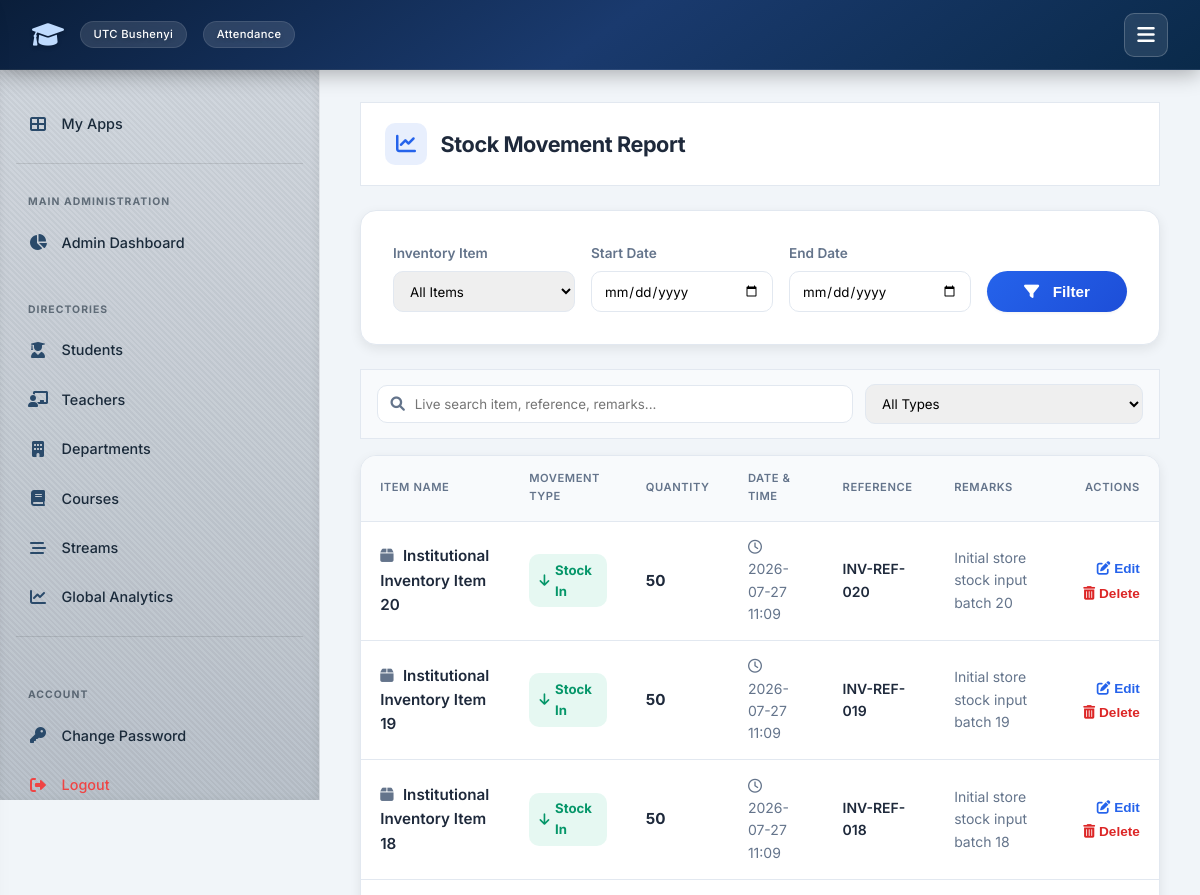
The app's page /inventory/stock-report/ (signed in, upper part), older data.
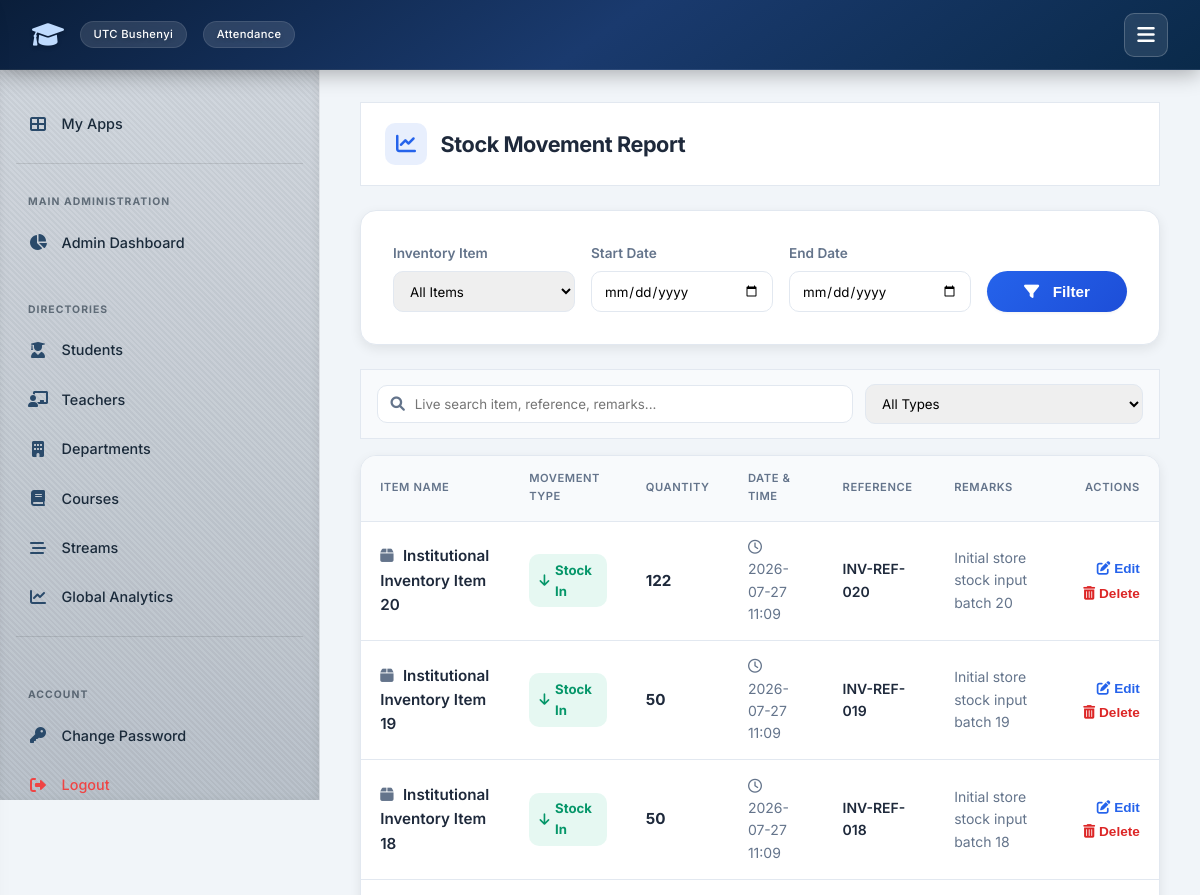
The same page, newer data.
### attendance/models.py (models this page shows, shortened)
class StockMovement(models.Model):
    MOVEMENT_TYPES = [('IN','Stock In'), ('OUT','Stock Out')]
    item = models.ForeignKey(InventoryItem, on_delete=models.CASCADE, related_name='movements')
    quantity = models.IntegerField()  # positive for IN, negative for OUT
    movement_type = models.CharField(max_length=3, choices=MOVEMENT_TYPES)
    date = models.DateTimeField(auto_now_add=True)
    reference = models.CharField(max_length=100, blank=True)  # e.g., invoice number
    remarks = models.TextField(blank=True)

class InventoryItem(models.Model):
    CATEGORY_CHOICES = [
        ('FURNITURE', 'Furniture'),
        ('ELECTRONICS', 'Electronics'),
        ('STATIONERY', 'Stationery'),
        ('SPORTS', 'Sports Equipment'),
        ('LAB', 'Lab Equipment'),
        ('OTHER', 'Other'),
    ]
    name = models.CharField(max_length=255)
    category = models.CharField(max_length=20, choices=CATEGORY_CHOICES, default='OTHER')
    quantity = models.PositiveIntegerField(default=0)
    unit_price = models.DecimalField(max_digits=10, decimal_places=2, default=0)
    supplier = models.ForeignKey(Supplier, on_delete=models.SET_NULL, null=True, blank=True, related_name='items')
    location = models.CharField(max_length=255, blank=True)  # e.g., store room
    reorder_level = models.PositiveIntegerField(default=10)
    description = models.TextField(blank=True)

### attendance/views_admin.py (the view, shortened to what this page needs)
# urls.py: path('inventory/stock-report/', views_admin.stock_report, name='stock_report'),
@login_required
def stock_report(request):
    if request.user.role != User.IS_ADMIN:
        return HttpResponse("Unauthorized", status=403)
    item_id = request.GET.get('item')
    start_date = request.GET.get('start_date')
    end_date = request.GET.get('end_date')
    movements = StockMovement.objects.select_related('item').all().order_by('-date')
    if item_id:
        movements = movements.filter(item_id=item_id)
    if start_date and end_date:
        movements = movements.filter(date__date__range=[start_date, end_date])
    items = InventoryItem.objects.all()
    return render(request, 'attendance/stock_report.html', {
        'movements': movements,
        'items': items,
        'selected_item': item_id,
        'start_date': start_date,
        'end_date': end_date,
    })

### templates/attendance/stock_report.html (shortened to what the changed rows need)
{% extends 'attendance/base.html' %}
{% block content %}
<div class="page-header-actions">
    <div class="header-title-group">
        <h2>Stock Movement Report</h2>
    </div>
</div>
<div class="card" style="padding:0; overflow:hidden;">
    <table class="table" id="stockTable">
        <thead>
            <tr>
                <th>Item Name</th>
                <th>Movement Type</th>
                <th>Quantity</th>
                <th>Date & Time</th>
                <th>Reference</th>
                <th>Remarks</th>
                <th style="text-align: right;">Actions</th>
            </tr>
        </thead>
        <tbody>
            {% for mov in movements %}
            <tr class="movement-row" data-type="{{ mov.movement_type|upper }}">
                <td style="font-weight: 600; color: var(--text-main);">
                    <i class="fas fa-box" style="margin-right: 0.35rem; color: var(--text-muted);"></i> {{ mov.item.name }}
                </td>
                <td>
                    {% if mov.movement_type == 'IN' %}
                        <span class="movement-badge badge-in"><i class="fas fa-arrow-down"></i> Stock In</span>
                    {% else %}
                        <span class="movement-badge badge-out"><i class="fas fa-arrow-up"></i> Stock Out</span>
                    {% endif %}
                </td>
                <td style="font-weight: 700;">{{ mov.quantity }}</td>
                <td style="font-size: 0.875rem; color: var(--text-muted);">
                    <i class="far fa-clock" style="margin-right:0.3rem;"></i> {{ mov.date|date:"Y-m-d H:i" }}
                </td>
                <td style="font-weight: 600; font-size: 0.875rem;">{{ mov.reference|default:"-" }}</td>
                <td style="color: var(--text-muted); font-size: 0.875rem;">{{ mov.remarks|default:"-" }}</td>
                <td style="text-align: right;">
                    <button type="button" class="action-link edit"
                        onclick="openEditModal('{{ mov.id }}', '{{ mov.item.name|escapejs }}', '{{ mov.movement_type }}', '{{ mov.quantity }}', '{{ mov.reference|default:''|escapejs }}', '{{ mov.remarks|default:''|escapejs }}')">
                        <i class="fas fa-edit"></i> Edit
                    </button>
                    <button type="button" class="action-link delete"
                        onclick="openDeleteModal('{{ mov.id }}', '{{ mov.item.name|escapejs }}', '{{ mov.quantity }}')">
                        <i class="fas fa-trash-alt"></i> Delete
                    </button>
                </td>
            </tr>
            {% endfor %}
        </tbody>
    </table>
</div>
{% endblock %}

Row changes from the older to the newer data that the page shows:
changed StockMovement "INV-REF-020": quantity "50" → "122"
